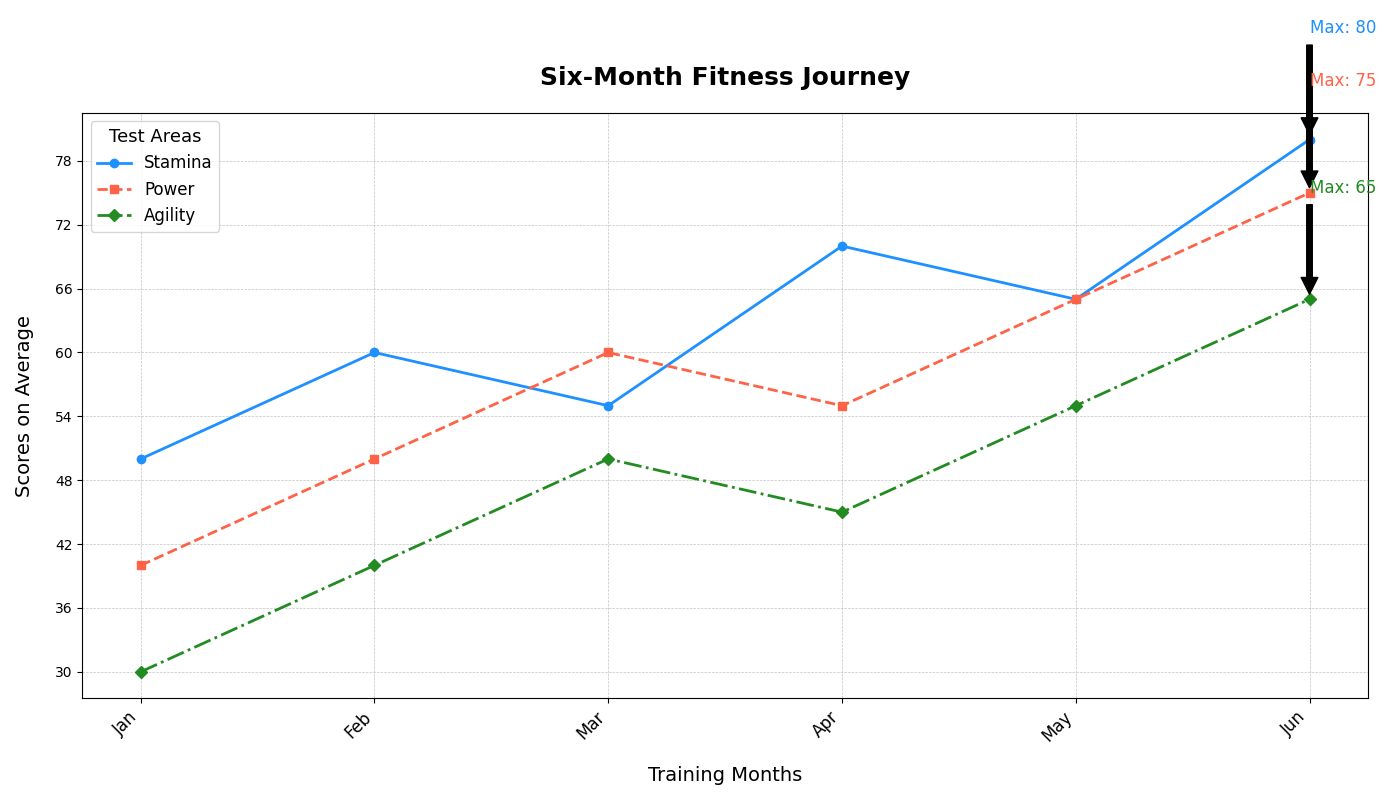

Recreate this plot in Python.
import matplotlib.pyplot as plt
import numpy as np

# Define the athletes and tests
athletes = ['Alice', 'Bob', 'Charlie', 'Diana', 'Edward']
tests = ['Endurance', 'Strength', 'Flexibility']

# Create data for the tests over six months (values are the average scores in respective tests)
endurance_scores = [50, 60, 55, 70, 65, 80]
strength_scores = [40, 50, 60, 55, 65, 75]
flexibility_scores = [30, 40, 50, 45, 55, 65]

# Month labels
months = np.array(['Jan', 'Feb', 'Mar', 'Apr', 'May', 'Jun'])

# Assign dates for training logs (x-axis)
x = np.arange(len(months))

# Create figure and subplots
fig, ax1 = plt.subplots(figsize=(14, 8))

# Plot endurance scores with new label
ax1.plot(months, endurance_scores, marker='o', markersize=6, linewidth=2, 
         linestyle='-', color='dodgerblue', label='Stamina')

# Plot strength scores with new label
ax1.plot(months, strength_scores, marker='s', markersize=6, linewidth=2, 
         linestyle='--', color='tomato', label='Power')

# Plot flexibility scores with new label
ax1.plot(months, flexibility_scores, marker='D', markersize=6, linewidth=2, 
         linestyle='-.', color='forestgreen', label='Agility')

# Title and labels
ax1.set_title("Six-Month Fitness Journey", fontsize=18, fontweight='bold', pad=20)
ax1.set_xlabel("Training Months", fontsize=14, labelpad=15)
ax1.set_ylabel("Scores on Average", fontsize=14, labelpad=15)

# Adding legend
ax1.legend(title="Test Areas", title_fontsize='13', fontsize='12', loc='upper left')

# Adding grid for readability
ax1.grid(True, linestyle='--', linewidth=0.5, alpha=0.75)

# Adding annotations for maximum scores
max_endurance = max(endurance_scores)
max_idx = endurance_scores.index(max_endurance)
ax1.annotate(f'Max: {max_endurance}', xy=(x[max_idx], max_endurance), xytext=(x[max_idx], max_endurance+10),
             arrowprops=dict(facecolor='black', shrink=0.05), fontsize=12, color='dodgerblue')

max_strength = max(strength_scores)
max_idx = strength_scores.index(max_strength)
ax1.annotate(f'Max: {max_strength}', xy=(x[max_idx], max_strength), xytext=(x[max_idx], max_strength+10),
             arrowprops=dict(facecolor='black', shrink=0.05), fontsize=12, color='tomato')

max_flexibility = max(flexibility_scores)
max_idx = flexibility_scores.index(max_flexibility)
ax1.annotate(f'Max: {max_flexibility}', xy=(x[max_idx], max_flexibility), xytext=(x[max_idx], max_flexibility+10),
             arrowprops=dict(facecolor='black', shrink=0.05), fontsize=12, color='forestgreen')

# Enhancing ticks and grid configuration
ax1.xaxis.set_ticks(np.arange(len(months)))
ax1.xaxis.set_ticklabels(months, rotation=45, ha='right', fontsize=12)
ax1.yaxis.set_major_locator(plt.MaxNLocator(integer=True))

# Automatically adjust layout to prevent overlap
plt.tight_layout()

# Display the plot
plt.show()
